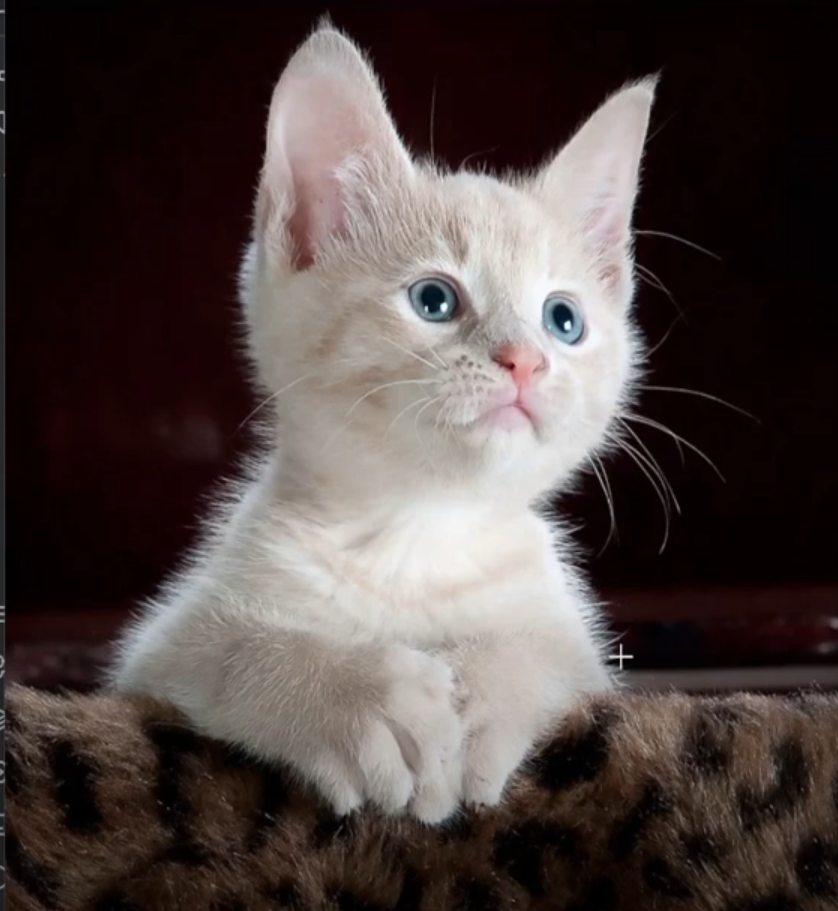
#> input picture Tutorial2D/Gato.png, 838 x 911 px
$ python 11_Transformaciones.py
#> lines starting #> are read from the running program, lines starting #| are printed output that depends on the picture
import cv2
import numpy as np
import imutils

im = cv2.imread("Gato.png")
#> im is the input picture: shape (911, 838, 3); mean B, G, R 66, 68.1, 78.8

ancho = im.shape[1]
#> ancho = 838
alto = im.shape[0]
#> alto = 911
print(im.shape)
#| (911, 838, 3)

T_tras = np.float32([[1,0,-180],[0,1,100]])     # Crea una matriz de Transformación con una traslación.
T_rot = cv2.getRotationMatrix2D((ancho//2,alto//2),15,1)       # Crea una matriz de Transformación con una rotación. (Centro de la rotación, ángulo y escala).

im_tras = cv2.warpAffine(im,T_tras,(ancho,alto))    # Aplica a la imagen una matriz de Transformación y deja igual el alto y el ancho de la ventana.
im_rot = cv2.warpAffine(im,T_rot,(ancho,alto))
im_resize = cv2.resize(im,(600,100),interpolation=cv2.INTER_CUBIC)  # Escala la imagen.
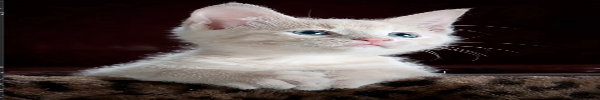
#> im_resize: shape (100, 600, 3); mean B, G, R 66.1, 68.2, 78.9
im_altura = imutils.resize(im, height=50)
im_ancho = imutils.resize(im, width = 500)
im_recorte = im[150:300,200:400]        # Recorta la imagen
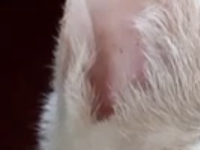
#> im_recorte: shape (150, 200, 3); mean B, G, R 108.1, 110.1, 128.1
im_flip_h = cv2.flip(im, 0)         # Espejo Horizontal
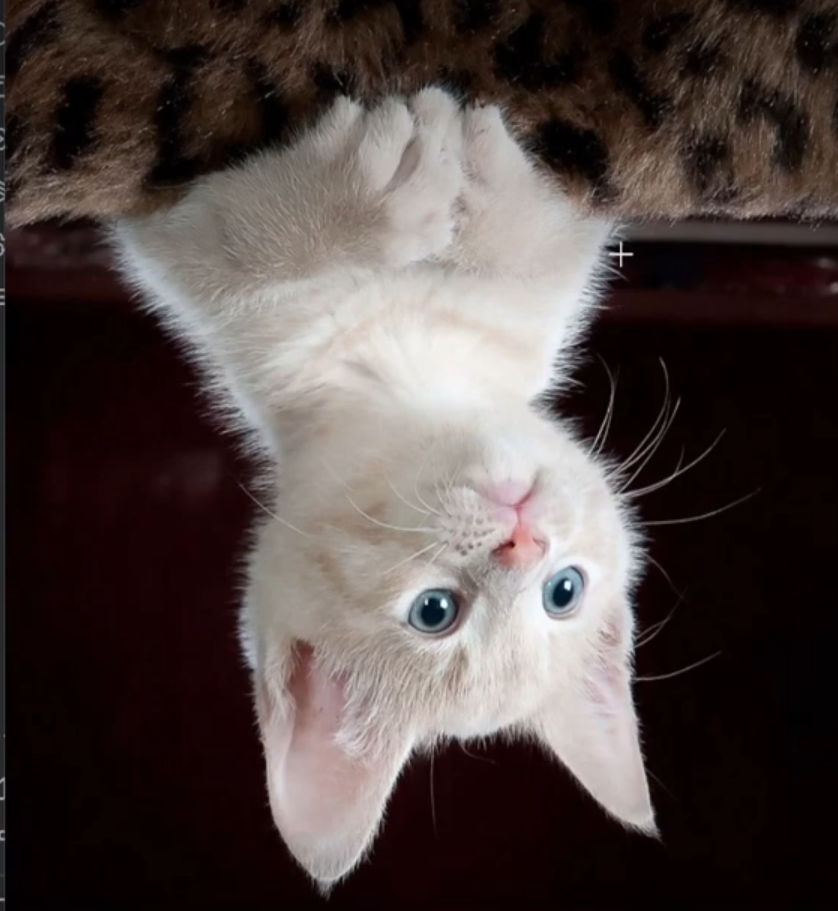
#> im_flip_h: shape (911, 838, 3); mean B, G, R 66, 68.1, 78.8
im_flip_v = cv2.flip(im, 1)         # Espejo Vertical
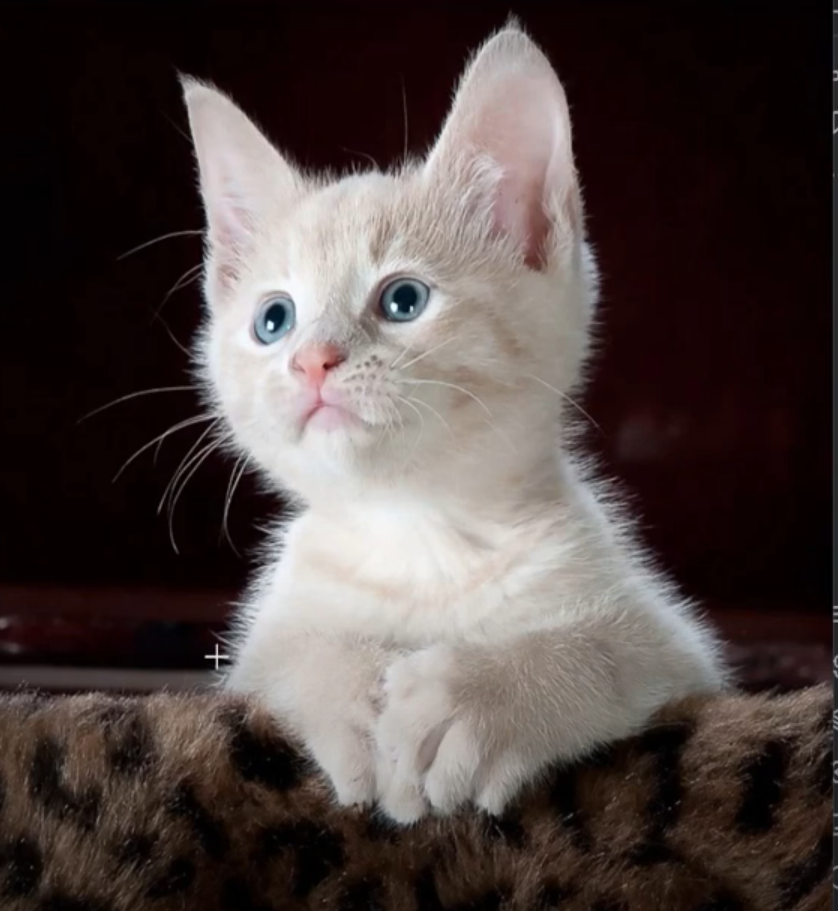
#> im_flip_v: shape (911, 838, 3); mean B, G, R 66, 68.1, 78.8
im_flip_hv = cv2.flip(im, -1)       # Espejo Horizontal y Vertical
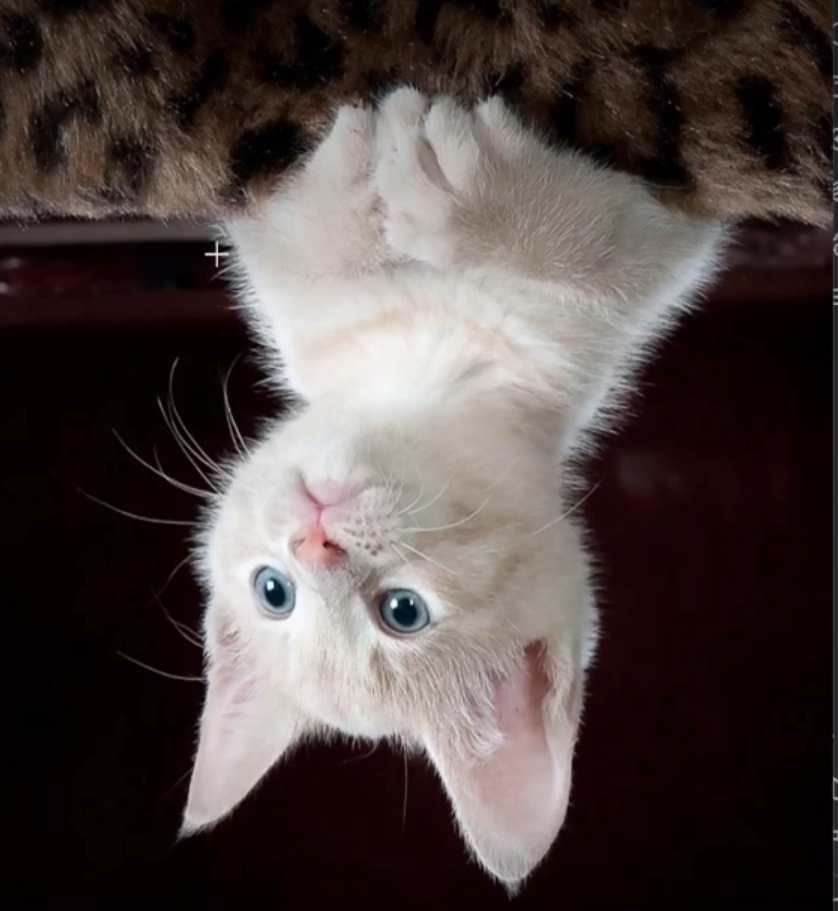
#> im_flip_hv: shape (911, 838, 3); mean B, G, R 66, 68.1, 78.8

cv2.imshow("Traslacion", np.hstack([im,im_tras]))
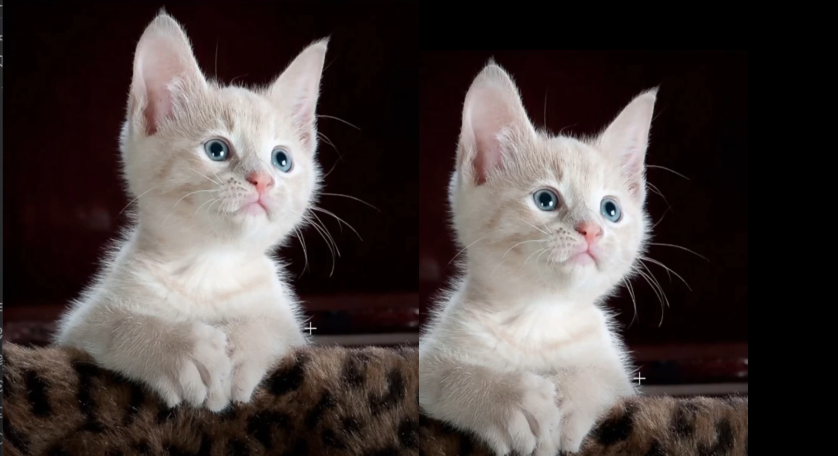
#> window 'Traslacion': shape (911, 1676, 3) (shown at 1/2 size); mean B, G, R 63.5, 65.3, 74.1
cv2.imshow("Rotacion", np.hstack([im,im_rot]))
cv2.imshow("Escala1", im_resize)
cv2.imshow("Escala2", im_altura)
cv2.imshow("Escala3", im_ancho)
cv2.imshow("Recorte", im_recorte)
cv2.imshow("Rotacion", np.hstack([im,im_flip_h,im_flip_v,im_flip_hv]))
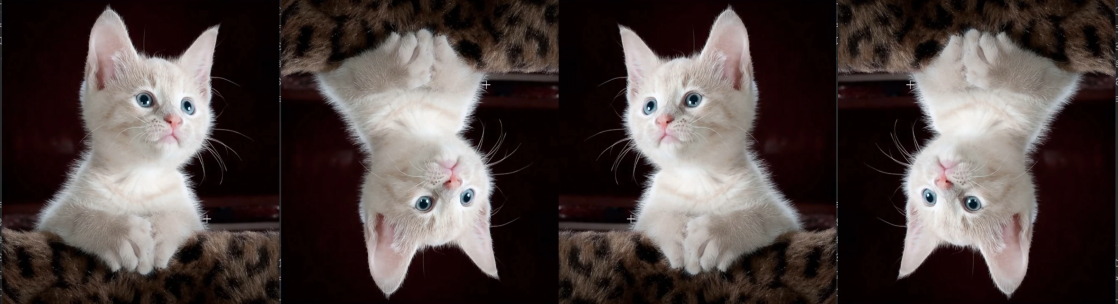
#> window 'Rotacion': shape (911, 3352, 3) (shown at 1/3 size); mean B, G, R 66, 68.1, 78.8


cv2.waitKey(0)
cv2.destroyAllWindows()

$ run again, with Tutorial2D/Figuras.png copied over Tutorial2D/Gato.png
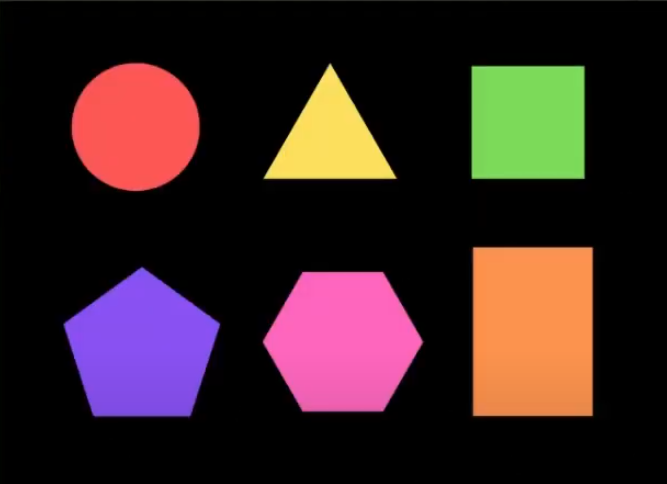
#> input picture Tutorial2D/Figuras.png, 667 x 484 px
#> im is the input picture: shape (484, 667, 3); mean B, G, R 35.9, 35.9, 56.6
#| (484, 667, 3)
#> `cv2.imshow("Traslacion", np.hstack([im,im_tras]))`:
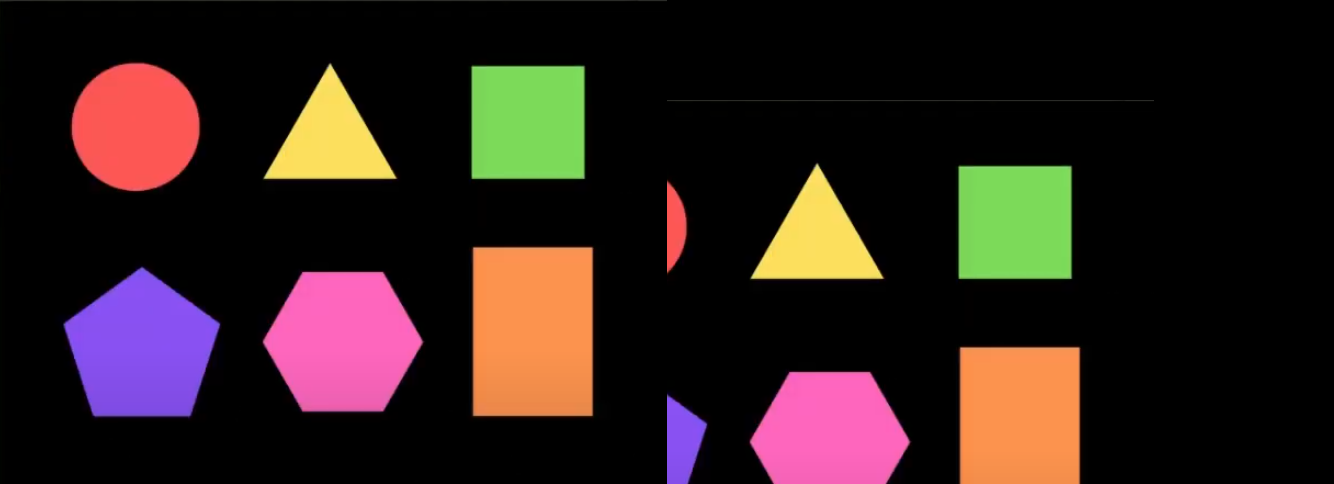
#> window 'Traslacion': shape (484, 1334, 3); mean B, G, R 28.1, 31.4, 46.7
#> `cv2.imshow("Rotacion", np.hstack([im,im_flip_h,im_flip_v,im_flip_hv]))`:
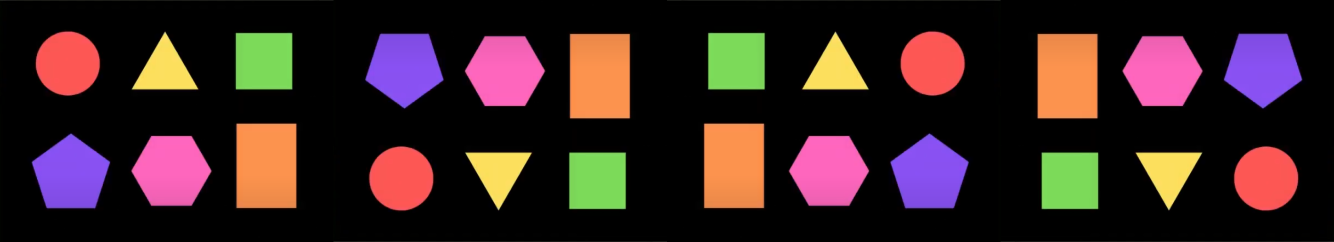
#> window 'Rotacion': shape (484, 2668, 3) (shown at 1/2 size); mean B, G, R 35.9, 35.9, 56.6

$ run again, with Tutorial2D/Gente.png copied over Tutorial2D/Gato.png
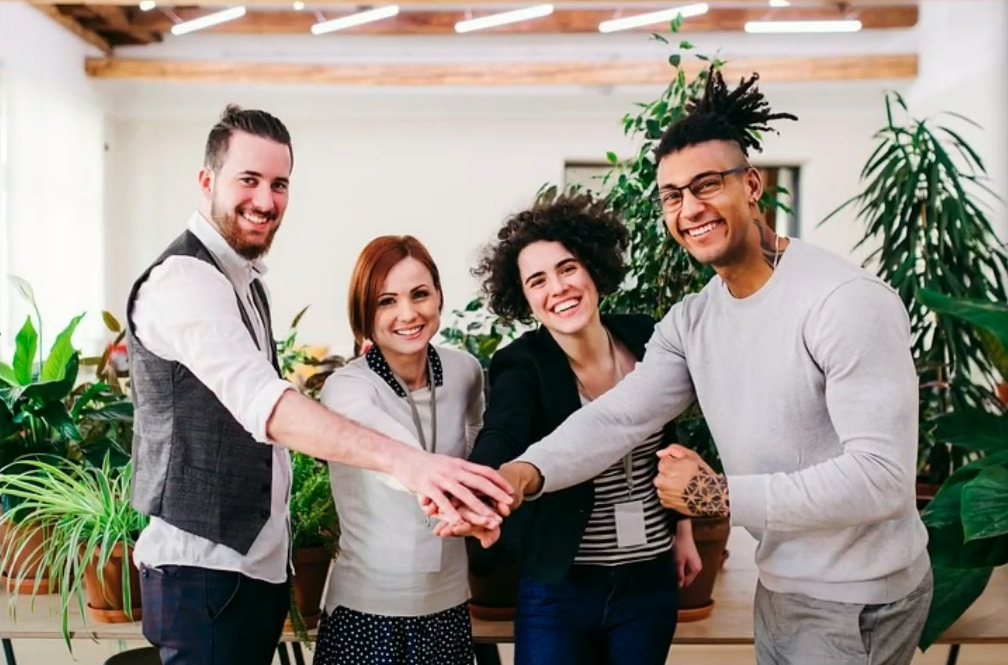
#> input picture Tutorial2D/Gente.png, 1008 x 665 px
#> im is the input picture: shape (665, 1008, 3); mean B, G, R 134.2, 143.9, 151
#| (665, 1008, 3)
#> `cv2.imshow("Traslacion", np.hstack([im,im_tras]))`:
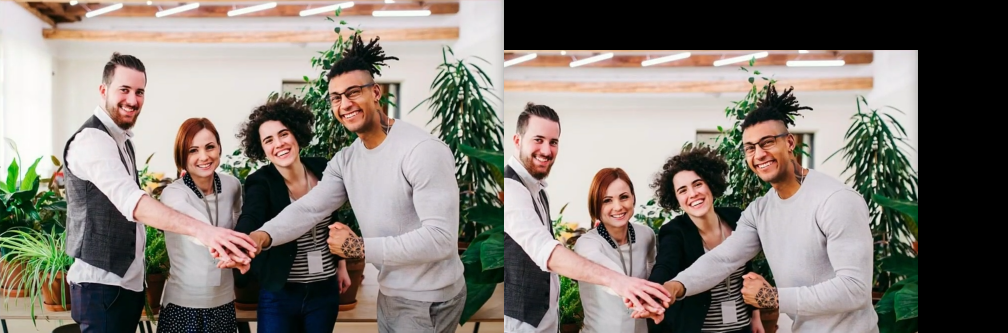
#> window 'Traslacion': shape (665, 2016, 3) (shown at 1/2 size); mean B, G, R 116.9, 124.6, 131.7
#> `cv2.imshow("Rotacion", np.hstack([im,im_flip_h,im_flip_v,im_flip_hv]))`:
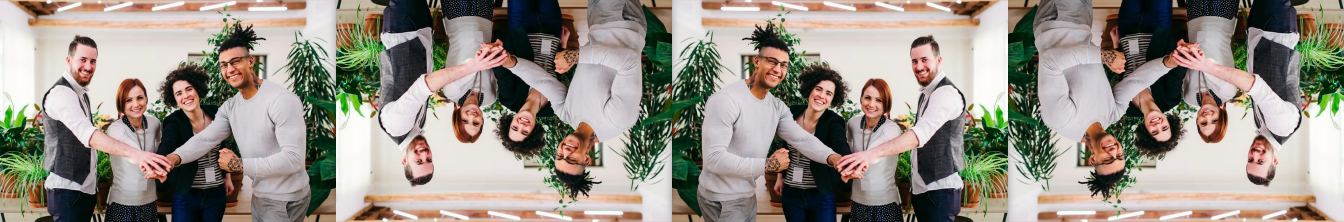
#> window 'Rotacion': shape (665, 4032, 3) (shown at 1/3 size); mean B, G, R 134.2, 143.9, 151

$ run again, with Tutorial2D/RGB.png copied over Tutorial2D/Gato.png
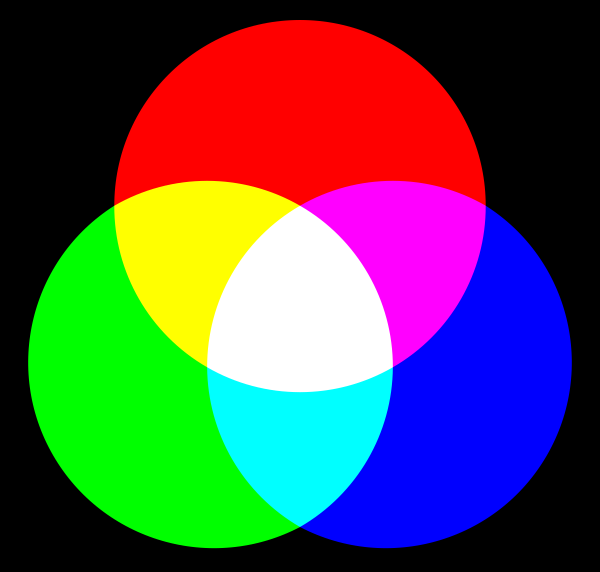
#> input picture Tutorial2D/RGB.png, 1200 x 1143 px (shown at 1/2 size)
#> im is the input picture: shape (1143, 1200, 3); mean B, G, R 78.4, 78.4, 80.8
#| (1143, 1200, 3)
#> `cv2.imshow("Rotacion", np.hstack([im,im_flip_h,im_flip_v,im_flip_hv]))`:
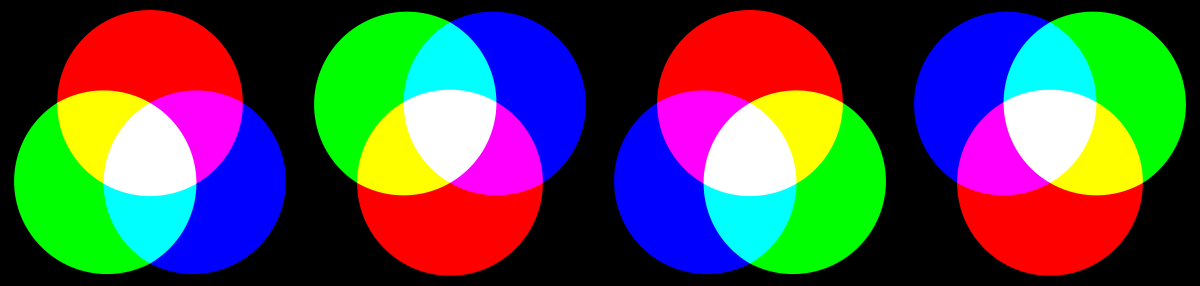
#> window 'Rotacion': shape (1143, 4800, 3) (shown at 1/4 size); mean B, G, R 78.4, 78.4, 80.8
